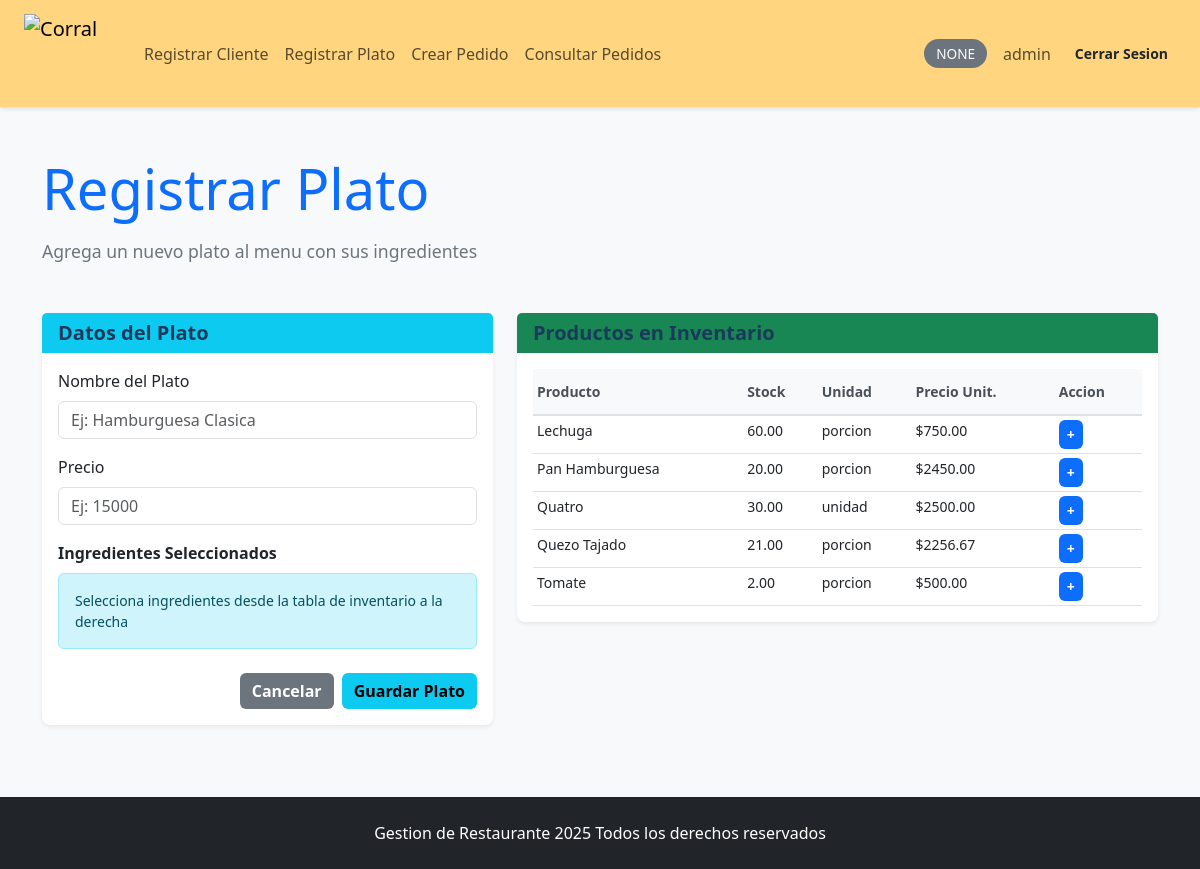
The page /registrar_plato (signed in) on the database its author committed.
### tables this page shows
CREATE TABLE inventario (
            id INTEGER PRIMARY KEY AUTOINCREMENT,
            nombre_producto TEXT NOT NULL,
            cantidad REAL NOT NULL DEFAULT 0,
            unidad TEXT NOT NULL DEFAULT 'unidad',
            precio_unitario REAL NOT NULL DEFAULT 0,
            ultima_actualizacion TEXT NOT NULL
        );

### app.py (the view)
@app.route('/registrar_plato')
@login_required
@privilegio_required('crear_plato')
def registrar_plato():
    conn = get_connection()
    inventario = conn.execute("SELECT * FROM inventario ORDER BY nombre_producto").fetchall()
    conn.close()
    return render_template('registrar_plato.html', inventario=inventario)

### app.py (called while the page is built)
def get_connection():
    conn = sqlite3.connect(DB)
    conn.row_factory = sqlite3.Row
    return conn

def tiene_privilegio(user_id, privilegio):
    conn = get_connection()
    cursor = conn.cursor()
    cursor.execute("""
    SELECT p.nombre
    FROM privilegios p
    JOIN rol_privilegio rp ON p.id = rp.privilegio_id
    JOIN usuario_rol ur ON ur.rol_id = rp.rol_id
    WHERE ur.usuario_id = ?
    """, (user_id,))
    privilegios_usuario = [p[0] for p in cursor.fetchall()]
    conn.close()
    return privilegio in privilegios_usuario

def login_required(f):
    @wraps(f)
    def decorated_function(*args, **kwargs):
        if 'user_id' not in session:
            return redirect(url_for('login'))
        return f(*args, **kwargs)
    return decorated_function

def privilegio_required(privilegio):
    def decorator(f):
        @wraps(f)
        def decorated_function(*args, **kwargs):
            if 'user_id' not in session:
                return redirect(url_for('login'))
            if not tiene_privilegio(session['user_id'], privilegio):
                flash('sin permiso para acceder a esta seccion', 'danger')
                return redirect(url_for('index'))
            return f(*args, **kwargs)
        return decorated_function
    return decorator

### templates/registrar_plato.html (shortened to what this page needs)
{% extends "base.html" %}
{% block contenido %}
<div class="mb-5">
    <h1 class="text-primary display-4">Registrar Plato</h1>
    <p class="lead">Agrega un nuevo plato al menu con sus ingredientes</p>
</div>
<div class="row">
    <div class="col-lg-5 mb-4">
        <div class="card shadow-sm">
            <div class="card-header bg-info text-white">
                <h5 class="mb-0">Datos del Plato</h5>
            </div>
            <div class="card-body">
                <form id="formPlato" action="{{ url_for('guardar_plato') }}" method="POST" class="needs-validation" novalidate>
                    <div class="mb-3">
                        <label for="nombre" class="form-label">Nombre del Plato</label>
                        <input type="text" class="form-control" id="nombre" name="nombre" placeholder="Ej: Hamburguesa Clasica" required>
                    </div>
                    <div class="mb-3">
                        <label for="precio" class="form-label">Precio</label>
                        <input type="number" class="form-control" id="precio" name="precio" step="0.01" placeholder="Ej: 15000" required>
                    </div>
                    <div class="mb-4">
                        <label class="form-label"><strong>Ingredientes Seleccionados</strong></label>
                        <div id="tabla-ingredientes-container">
                            <div class="alert alert-info small mb-3">
                                Selecciona ingredientes desde la tabla de inventario a la derecha
                            </div>
                        </div>
                    </div>
                    <div class="d-grid gap-2 d-md-flex justify-content-md-end">
                        <a href="{{ url_for('index') }}" class="btn btn-secondary">Cancelar</a>
                        <button type="submit" class="btn btn-info">Guardar Plato</button>
                    </div>
                </form>
            </div>
        </div>
    </div>
    <div class="col-lg-7 mb-4">
        <div class="card shadow-sm">
            <div class="card-header bg-success text-white">
                <h5 class="mb-0">Productos en Inventario</h5>
            </div>
            <div class="card-body">
                {% if inventario %}
                    <div class="table-responsive">
                        <table class="table table-hover table-sm">
                            <thead class="table-light">
                                <tr>
                                    <th>Producto</th>
                                    <th>Stock</th>
                                    <th>Unidad</th>
                                    <th>Precio Unit.</th>
                                    <th>Accion</th>
                                </tr>
                            </thead>
                            <tbody>
                                {% for item in inventario %}
                                    <tr>
                                        <td>{{ item.nombre_producto }}</td>
                                        <td>{{ "%.2f"|format(item.cantidad) }}</td>
                                        <td>{{ item.unidad }}</td>
                                        <td>${{ "%.2f"|format(item.precio_unitario) }}</td>
                                        <td>
                                            <button type="button" class="btn btn-sm btn-primary btn-agregar-ingrediente"
                                                    data-item-id="{{ item.id }}"
                                                    data-item-nombre="{{ item.nombre_producto }}"
                                                    data-item-cantidad="{{ item.cantidad }}"
                                                    data-item-unidad="{{ item.unidad }}"
                                                    title="Agregar a ingredientes">
                                                +
                                            </button>
                                        </td>
                                    </tr>
                                {% endfor %}
                            </tbody>
                        </table>
                    </div>
                {% else %}
                    <div class="alert alert-warning">
                        <strong>No hay productos en inventario.</strong><br>
                        Ve a <a href="{{ url_for('admin_inventario') }}">Inventario</a> para agregar productos de los proveedores.
                    </div>
                {% endif %}
            </div>
        </div>
    </div>
</div>
{% endblock %}

### templates/base.html (shortened to what this page needs)
<!DOCTYPE html>
<html lang="es">
<head>
    <link href="https://cdn.jsdelivr.net/npm/bootstrap@5.3.0/dist/css/bootstrap.min.css" rel="stylesheet">
    <link rel="stylesheet" href="{{ url_for('static', filename='css/estilos.css') }}">
</head>
<body>
    {% include 'components/navbar.html' %}
    <div class="content-wrapper">
        <div class="container my-5">
            {% block contenido %}{% endblock %}
        </div>
    </div>
    {% include 'components/footer.html' %}
</body>
</html>

### templates/components/navbar.html (shortened to what this page needs)
<nav class="navbar navbar-light d-flex justify-content-between align-items-center ps-4 pe-4" style="background-color: #FFD580;">
    <div class="d-flex align-items-center gap-4">
        <a class="navbar-brand mb-0" href="{{ url_for('index') }}">
            <img src="https://i.revistapym.com.co/old/2016/10/logo-corral-1.png" alt="Corral" width="80" height="80" class="d-inline-block align-text-top">
        </a>
        <ul class="navbar-nav d-flex flex-row gap-3 mb-0">
            <li class="nav-item">
                <a class="nav-link" href="{{ url_for('registrar_cliente') }}">Registrar Cliente</a>
            </li>
            <li class="nav-item">
                <a class="nav-link" href="{{ url_for('registrar_plato') }}">Registrar Plato</a>
            </li>
            <li class="nav-item">
                <a class="nav-link" href="{{ url_for('crear_pedido') }}">Crear Pedido</a>
            </li>
            <li class="nav-item">
                <a class="nav-link" href="{{ url_for('consultar_pedidos') }}">Consultar Pedidos</a>
            </li>
        </ul>
    </div>
    <div class="d-flex align-items-center gap-3">
        {% if session.get('rol') == 'admin' %}
            <span class="badge bg-danger rol-badge">{{ session.get('rol') }}</span>
        {% elif session.get('rol') == 'mesero' %}
            <span class="badge bg-success rol-badge">{{ session.get('rol') }}</span>
        {% elif session.get('rol') == 'cocinero' %}
            <span class="badge bg-warning text-dark rol-badge">{{ session.get('rol') }}</span>
        {% else %}
            <span class="badge bg-secondary rol-badge">{{ session.get('rol') }}</span>
        {% endif %}
        <span class="navbar-text">{{ session.get('username', 'usuario') }}</span>
        <a class="nav-link" href="{{ url_for('logout') }}">
            <button class="btn btn-sm btn-outline-dark">Cerrar Sesion</button>
        </a>
    </div>
</nav>

### templates/components/footer.html
<footer class="bg-dark text-white text-center py-4">
    <p class="mb-0">Gestion de Restaurante 2025 Todos los derechos reservados</p>
</footer>

### static/css/estilos.css (style rules this page uses)
html { height: 100%; }
body { background-color: #f8f9fa; font-family: 'Segoe UI', Tahoma, Geneva, Verdana, sans-serif; display: flex; flex-direction: column; min-height: 100vh; margin: 0; padding: 0; }
nav.navbar { box-shadow: 0 2px 4px rgba(0, 0, 0, 0.1); flex-shrink: 0; }
.content-wrapper { flex: 1; display: flex; flex-direction: column; }
.container { flex: 1; }
.card { border-radius: 8px; border: none; transition: transform 0.3s ease, box-shadow 0.3s ease; }
.card-header { border-radius: 8px 8px 0 0; border: none; }
.btn { font-weight: 600; transition: all 0.3s ease; border-radius: 6px; border: none; }
.form-control, .form-select { border: 1px solid #dee2e6; transition: border-color 0.3s ease, box-shadow 0.3s ease; border-radius: 6px; }
.table { margin-bottom: 0; font-size: 0.875rem; }
.table tbody tr { transition: background-color 0.2s ease; }
.table thead th { background-color: #f8f9fa; color: #495057; font-weight: 600; border-bottom: 2px solid #dee2e6; padding-top: 0.75rem; padding-bottom: 0.75rem; }
h1, h2, h3, h4, h5, h6 { color: #1a3a5c; margin-bottom: 1rem; font-weight: 700; }
.lead { color: #6c757d; font-size: 1.1rem; }
footer { flex-shrink: 0; margin-top: 0; margin-bottom: 0; }
.badge { padding-top: 0.5rem; padding-bottom: 0.5rem; padding-left: 0.75rem; padding-right: 0.75rem; border-radius: 20px; font-weight: 500; }
.rol-badge { font-size: 0.85rem; padding-top: 0.5rem !important; padding-bottom: 0.5rem !important; text-transform: uppercase; transition: all 0.3s ease; }

### rows shown on the page
inventario: nombre_producto "Lechuga", cantidad "60.00", unidad "porcion", precio_unitario "750.00"
inventario: nombre_producto "Pan Hamburguesa", cantidad "20.00", unidad "porcion", precio_unitario "2450.00"
inventario: nombre_producto "Quatro", cantidad "30.00", unidad "unidad", precio_unitario "2500.00"
inventario: nombre_producto "Quezo Tajado", cantidad "21.00", unidad "porcion", precio_unitario "2256.67"
inventario: nombre_producto "Tomate", cantidad "2.00", unidad "porcion", precio_unitario "500.00"

### other values the page prints
{{ session.get('rol') }} "NONE"
{{ session.get('username', 'usuario') }} "admin"
